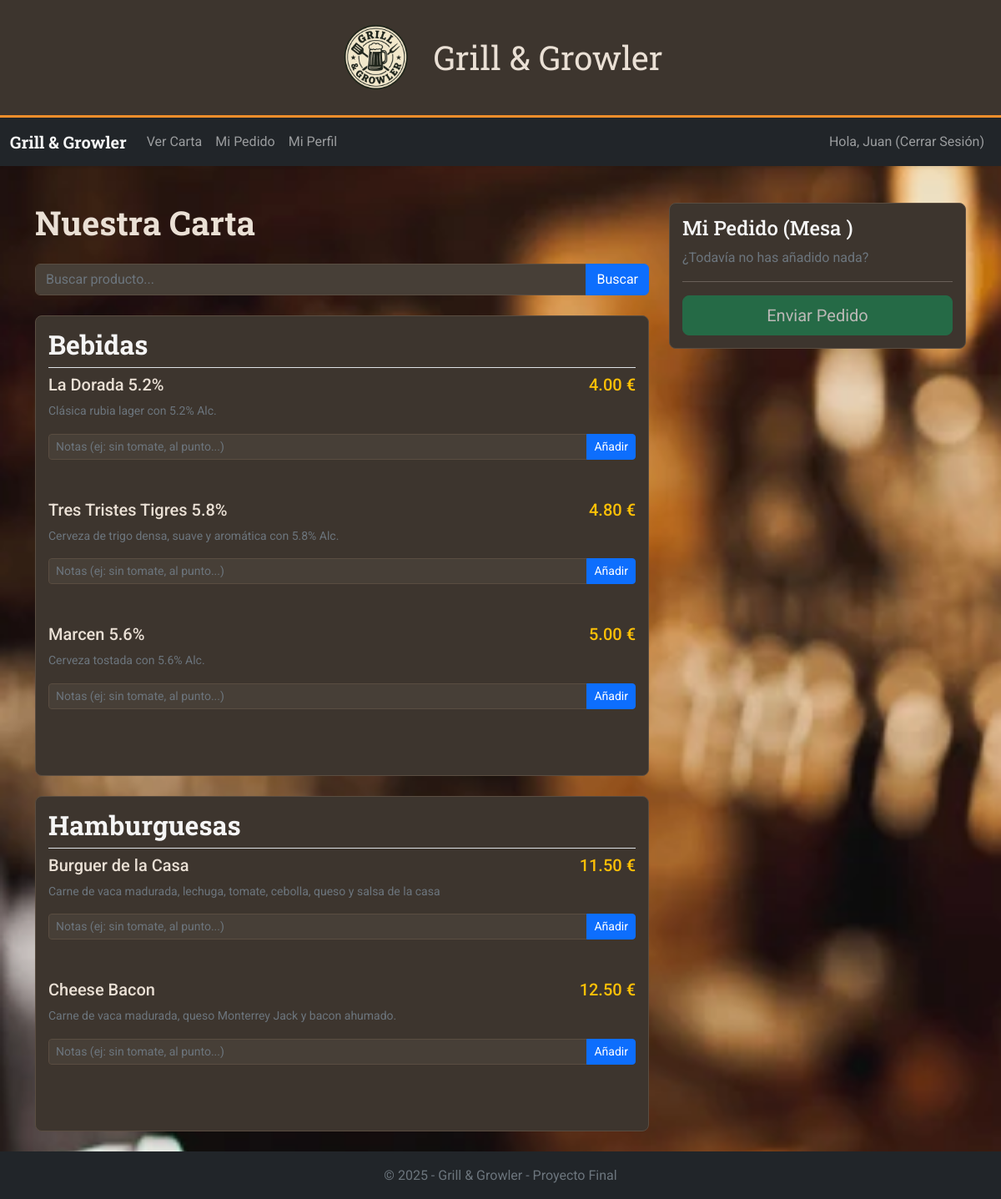
Page /Bootstrap/cliente/carta.php (signed in) on the committed database.
### tables this page shows
CREATE TABLE `categoria` (
  `idc` int(11) NOT NULL,
  `nombre` varchar(50) NOT NULL,
  `estado` tinyint(1) NOT NULL COMMENT '0 - habilitado\r\n1 - deshabilitado'
);

CREATE TABLE `productos` (
  `idprod` int(11) NOT NULL,
  `nombre` varchar(50) NOT NULL,
  `descripcion` varchar(100) NOT NULL,
  `precio` float NOT NULL,
  `stock` int(11) NOT NULL,
  `estado` tinyint(1) NOT NULL,
  `categoria` int(11) NOT NULL,
  `estado_cat` tinyint(1) NOT NULL COMMENT '0 - activa\r\n1 - bloqueada'
);

### Bootstrap/cliente/carta.php (the view, shortened to what this page needs)
<!DOCTYPE html>
<html lang="es">
<head>
    <link rel="stylesheet" href="../css/bootstrap.min.css">
    <link rel="stylesheet" href="../css/style.css">
</head>
<body class="d-flex flex-column min-vh-100">
    <?php include '../includes/header.php'; ?>
    <?php include 'navbar_cliente.php'; ?>
    <main class="container mt-4 flex-grow-1">
        <div class="row">
            <div class="col-lg-8">
                <h1 class="titulo">Nuestra Carta</h1>
                <form method="GET" class="mb-4">
                    <div class="input-group">
                        <input type="text" name="buscar" class="form-control" placeholder="Buscar producto...">
                        <button class="btn btn-primary" type="submit">Buscar</button>
                    </div>
                </form>
                <?php
                include("../includes/conexion.php");
                if (isset($_GET['buscar']) && $_GET['buscar']!=="") {
                    $nom = $_GET['buscar'];
                    $consulta_productos = "SELECT * FROM productos WHERE stock>0 AND estado=0 AND nombre LIKE '%$nom%'";
                    $result_productos = mysqli_query($conn, $consulta_productos);
                    echo '<div class="caja mb-4">';
                        echo '<div class="row mb-3 align-items-center">';
                        while ($row = mysqli_fetch_array($result_productos)) {
                            echo '
                                <div class="col-12 mb-0">
                                    <div class="d-flex justify-content-between">
                                        <h4 class="h5 mb-0">' . $row['nombre'] . '</h4>
                                        <span class="h5 text-warning">' . number_format($row['precio'], 2) . ' €</span>
                                    </div>
                                    <p class="text-muted small">' . $row['descripcion'] . '</p>
                                    <form action="pedido_añadir.php" method="POST">
                                        <input type="hidden" name="precio" value="' . $row['precio'] . '">
                                        <input type="hidden" name="idprod" value="' . $row['idprod'] . '">
                                        <input type="hidden" name="nombre" value="' . $row['nombre'] . '">
                                        <div class="input-group mb-5">
                                            <input type="text" name="notas" class="form-control form-control-sm" placeholder="Notas (ej: sin tomate, al punto...)">
                                            <button type="submit" class="btn btn-primary btn-sm">Añadir</button>
                                        </div>
                                    </form>
                                </div>';
                        }
                        echo '</div>';
                    echo '</div>';
                } else {
                    $consulta_categorias = "SELECT * FROM categoria WHERE estado='0'";
                    $result_categorias = mysqli_query($conn, $consulta_categorias);
                    while ($categoria = mysqli_fetch_array($result_categorias)) {
                        echo '<div class="caja mb-4">';
                        echo '<h2 class="border-bottom pb-2">' . $categoria['nombre'] . '</h2>';
                        $id_categoria_actual = $categoria['idc'];
                        $consulta_productos = "SELECT * FROM productos WHERE stock>0 AND estado=0 AND estado_cat=0 AND categoria = $id_categoria_actual";
                        $result_productos = mysqli_query($conn, $consulta_productos);
                        echo '<div class="row mb-3 align-items-center">';
                            while ($row = mysqli_fetch_array($result_productos)) {
                                echo '
                                    <div class="col-12">
                                        <div class="d-flex justify-content-between">
                                            <h4 class="h5 mb-0">' . $row['nombre'] . '</h4>
                                            <span class="h5 text-warning">' . number_format($row['precio'], 2) . ' €</span>
                                        </div>
                                        <p class="text-muted small">' . $row['descripcion'] . '</p>
                                        <form action="pedido_añadir.php" method="POST">
                                            <input type="hidden" name="precio" value="' . $row['precio'] . '">
                                            <input type="hidden" name="idprod" value="' . $row['idprod'] . '">
                                            <input type="hidden" name="nombre" value="' . $row['nombre'] . '">
                                            <div class="input-group mb-5">
                                                <input type="text" name="notas" class="form-control form-control-sm" placeholder="Notas (ej: sin tomate, al punto...)">
                                                <button type="submit" class="btn btn-primary btn-sm">Añadir</button>
                                            </div>
                                        </form>
                                    </div>';
                            }
                            echo '</div>';
                        echo '</div>';
                    }
                }
                ?>
            </div>
            <div class="col-lg-4">
                <div class="caja sticky-top" style="top: 80px;">
                    <h2 class="h4">Mi Pedido (Mesa <?php echo $_SESSION['mesa_id']; ?>)</h2>
                    <?php
                    if (empty($_SESSION['pedido'])) {
                        echo "<p class='text-muted'> ¿Todavía no has añadido nada? </p>";
                    }
                    ?>
                    <hr>
                    <form action="pedido_enviar.php" method="POST" class="d-grid">
                        <button class="btn btn-success btn-lg" <?php if (empty($_SESSION['pedido'])) echo 'disabled'; ?>>
                            <span>Enviar Pedido</span>
                        </button>
                    </form>
                </div>
            </div>
        </div>
    </main>
    <?php include '../includes/footer.php'; ?>
</body>
</html>

### rows in the picture
categoria: nombre "Bebidas"
productos: nombre "La Dorada 5.2%", precio "4.00", descripcion "Clásica rubia lager con 5.2% Alc."
productos: nombre "Tres Tristes Tigres 5.8%", precio "4.80", descripcion "Cerveza de trigo densa, suave y aromática con 5.8% Alc."
productos: nombre "Marcen 5.6%", precio "5.00", descripcion "Cerveza tostada con 5.6% Alc."
categoria: nombre "Hamburguesas"
productos: nombre "Burguer de la Casa", precio "11.50", descripcion "Carne de vaca madurada, lechuga, tomate, cebolla, queso y salsa de la casa"
productos: nombre "Cheese Bacon", precio "12.50", descripcion "Carne de vaca madurada, queso Monterrey Jack y bacon ahumado."

### other values in the picture
$_SESSION['nombre'] "Juan"
